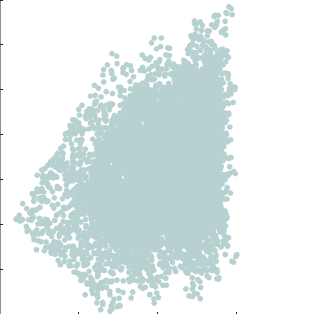

Reproduce this figure in MATLAB. (Note: this script raises an error after producing the figure.)
%---------------------------- Functions themselves ----------------------------%
%------------------------------------------------------------------------------%
%-- mpbGraph: 2D graphic of the multipeak benchmark and PSO swarm.
%-- Works with util_getName
%------------------------------------------------------------------------------%
%-- DEFINE
temp = get(0,'MonitorPosition');
sizeScrn = [-temp(1,1)+1 temp(1,4)];
res = get(0,'ScreenPixelsPerInch')/2.56;
%-- END DEFINE

%------------------------------------------------------------------------------%
%-------------------------- User-defined parameters ---------------------------%
%     __
%    |  |
%    |  |
%   _|  |_
%   \    /
%    \  /
%     \/
nameAl    = 'mopso';
nameDb    = 'kur3';
iteration = -1;
pbest     = 1;

%-- What to do
loaddata  = 0;

fprintf('\n/*--------------------- Start ---------------------*/\n');

%-- Objective function global parameters
nSolutions = 10000;

%------------------------------------------------------------------------------%
%------------------------------ Reading the data ------------------------------%
if loaddata
    %--------------------------------- Reading --------------------------------%
    fprintf('/*-- Load \n');

    %-- Swarm
    nameFile = sprintf('../savedStuff/%s_mopso.pso', nameDb);
    pso = util_readMopso(nameFile, 1, 1);

    nameFile = sprintf('../savedStuff/%s_mopso.arc', nameDb);
    archive  = util_readArchiveMopso(nameFile, 1, 1, pso.nIterations);
    
    nObjectives = pso.nObjectives;
    sizeSwarm   = pso.sizeSwarm;
    
    %--------------------- Formating the data for graphics --------------------%
    if   iteration < 0,   it = pso.nIterations(1, 1);
    else                  it = iteration;
    end

    %----------------------------- Objective space ----------------------------%
    %-- Particles
    if pbest
        z = [ 1-pso.pPm(:, it), pso.pSz(:, it) ];
    else
        z = [ 1-pso.sPm(:, it), pso.pSz(:, it) ] ;
    end

    %-- Archive
    nFilled = archive.nFilled(it);
    zArc = [ 1-archive.sPm(1:nFilled, it), archive.sSz(1:nFilled, it) ];
else
    nObjectives = 2;
end

%------------------------------------------------------------------------------%
%----------------------------- Objective functions ----------------------------%
fprintf('/*-- Process\n');
%------------------------- Kursawe - Original -------------------------%
if strcmp(nameDb,'kur3')
    %-- Random samples with adjusted domains
    nDimensions = 3;
%     x = rand(nSolutions,nDimensions)*5.1-5; 
%     x = rand(nSolutions,nDimensions)*3.5-1.75; 
    x = rand(nSolutions,nDimensions)*10-5; 

    f1 = -10 * sum(exp(-0.2*sqrt( x(:,1:nDimensions-1).^2 + ...
                                  x(:,2:nDimensions)  .^2) ), 2);
    f2 = sum( abs(x.^0.8) + 5*( sin(x).^3 ) , 2);
    bp=1;
%--------------------------------- Deb --------------------------------%
elseif strcmp(nameDb,'deb')
    %-- Adjustments
    x1 = x1*0.9 +0.1;
    x2 = x2*0.9 +0.1;

    %-- Objective 1 ("y")
    f1       = (1-x1)/0.9;
    f(i,j,1) = f1;

    %-- Objective 2 ("x")
    f2       = ( 18.32311- ( 2 -       exp( -((x2-0.2)/0.004)^2 ) ...
                 - 0.8 * exp( -((x2-0.6)/0.4  )^2 ) ) / x1 )/17.123 ;
    f(i,j,2) = f2;
else
    fprintf('/*-- No-name is not only a brand!\n');
    return;
end

%------------------------------------------------------------------------------%
%----------------------------- Graphic parameters -----------------------------%
%-- General
graphWidth = 8; %-- centimeters
ratio      = 1/1;

%-- Marker & font
mkrSubswarms = 'os^dv><hpx+os^dv><hpx+';  mkrFree = '*';
sizeMkr = 7;   sizeFont = 10;   widthLine = 1;
clrMin  = 0.3;   clrMax   = 1;    pow       = 1;

%-- Figure initialization
o=1;
close all;
width    = res*graphWidth+2;   height = res*graphWidth/ratio+2;
%     posScrn  = [1300 sizeScrn(2)-104-550*(o-1) width height];
posScrn  = [530 sizeScrn(2)-104-400*(o-1) width height];
posPaper = [0 0 graphWidth graphWidth/ratio];

fig(o) = figure(o);   clf(fig(o));   set(fig(o),'Color',[1,1,1]);
set(fig(o), 'Position', posScrn, 'PaperUnits', 'centimeters', ...
            'PaperSize', [posPaper(3) posPaper(4)],...
            'PaperPosition', posPaper, 'Color', [1,1,1]);
ax = axes('Position', [0 0 1 1]);

hold on
%------------------------------- Objective space ------------------------------%
clr = [0 0 0];
% clr = [0.3056    0.3056    0.4253]
clr = [0.7179    0.8194    0.8194];
plot(f1, f2, 'ko', 'Color', clr, 'markerfacecolor', clr, ...
    'MarkerSize',sizeMkr-3.5);

%------------------------------- Explored space -------------------------------%
% clr = [0.2222    0.2222    0.3108];
% 
% z = [ reshape(1-pso.sPm(:,1:it), szSwarm*it,1) ...
%       reshape(  pso.sSz(:,1:it), szSwarm*it,1) ];
% for n = size(z,1):-1:1
%    if z(n,2) > 9000
%        z(n,:) = [];
%    end
% end
% 
% pl = plot(z(:,1), z(:,2), 'o', 'Color', [0 0 0], ...
%           'markerfacecolor', clr, 'MarkerSize',sizeMkr-1,...
%           'LineWidth', widthLine);
clr = bone(it);

for i = 1:it
    for n = 1:szSwarm
        z = [ 1-pso.sPm(:,i) pso.sSz(:,i) ];
    end

    for n = size(z,1):-1:1
       if z(n,2) > 9000
           z(n,:) = [];
       end
    end

    plot(z(:,1), z(:,2), 'o', 'Color', [0 0 0], ...
              'markerfacecolor', clr(i,:), 'MarkerSize',sizeMkr-3,...
              'LineWidth', widthLine);
end

%----------------------------------- Archive ----------------------------------%
clr = [0.8481    0.9028    0.9028];
pl = plot(zArc(:,1), zArc(:,2), 'o', 'Color', [0 0 0], ...
          'markerfacecolor', [1 1 1], 'MarkerSize',sizeMkr-1,...
          'LineWidth', widthLine);
hold off

set(gca, 'Position', [0.15 0.13 0.82 0.85]);

xlabel('Objective 1', 'FontName', 'Times New Roman',...
 'FontSize', sizeFont, 'Interpreter','tex');
ylabel('Objective 2', 'FontName', 'Times New Roman',...
 'FontSize', sizeFont, 'Interpreter','tex');


%------------------------------ Saving the figure -----------------------------%
nameFile = sprintf('../figures/%s_mopso', nameDb );
saveas(fig(1), nameFile, 'pdf');

fprintf('/*---------------------- End ----------------------*/\n');
